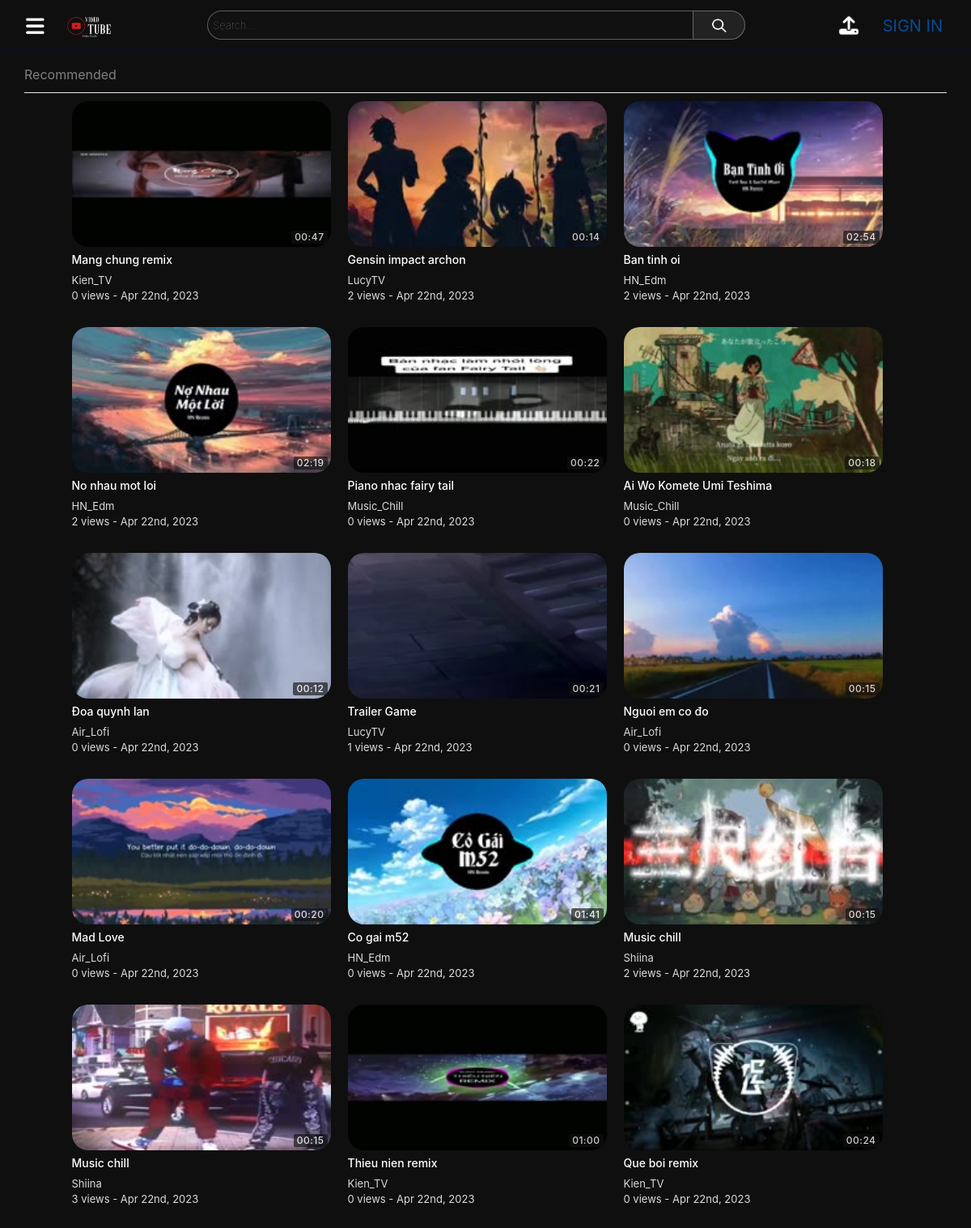
The page / on the database its author committed.
### tables this page shows
CREATE TABLE `videos` (
  `id` int(11) NOT NULL,
  `uploadedBy` varchar(50) NOT NULL,
  `title` varchar(100) NOT NULL,
  `description` varchar(1000) NOT NULL,
  `privacy` int(11) NOT NULL,
  `filePath` varchar(250) NOT NULL,
  `category` int(11) NOT NULL,
  `uploadDate` datetime NOT NULL DEFAULT current_timestamp(),
  `views` int(11) NOT NULL,
  `duration` varchar(10) NOT NULL
);

CREATE TABLE `thumbnails` (
  `id` int(11) NOT NULL,
  `videoId` int(11) NOT NULL,
  `filePath` varchar(250) NOT NULL,
  `selected` int(11) NOT NULL
);

### includes/classes/User.php (called while the page is built, shortened)
<?php
class User {
    private $con, $sqlData;
    public function __construct($con, $username) {
        $this->con = $con;
        $query = $this->con->prepare("SELECT * FROM users WHERE username = :un");
        $query->bindParam(":un", $username);
        $query->execute();
        $this->sqlData = $query->fetch(PDO::FETCH_ASSOC);
    }
    public static function isLoggedIn() {
        return isset($_SESSION["userLoggedIn"]);
    }
    public function getUsername() {
        $this->sqlData["username"] ??= 'default value';
        return $this->sqlData["username"];
    }
}
?>

### includes/classes/Video.php (called while the page is built, shortened)
<?php
class Video {
    private $con, $sqlData, $userLoggedInObj;
    public function __construct($con, $input, $userLoggedInObj) {
        $this->con = $con;
        if(is_array($input)) {
            $this->sqlData = $input;
        }
        else {
            $query = $this->con->prepare("SELECT * FROM videos WHERE id = :id");
            $query->bindParam(":id", $input);
            $query->execute();
            $this->sqlData = $query->fetch(PDO::FETCH_ASSOC);
        }
    }
    public function getId() {
        return $this->sqlData["id"];
    }
    public function getUploadedBy() {
        return $this->sqlData["uploadedBy"];
    }
    public function getTitle() {
        return $this->sqlData["title"];
    }
    public function getTimeStamp() {
        $date = $this->sqlData["uploadDate"];
        return date("M jS, Y", strtotime($date));
    }
    public function getViews() {
        return $this->sqlData["views"];
    }
    public function getDuration() {
        return $this->sqlData["duration"];
    }
    public function getThumbnail() {
        $query = $this->con->prepare("SELECT filePath FROM thumbnails WHERE videoId=:videoId AND selected=1");
        $query->bindParam(":videoId", $videoId);
        $videoId = $this->getId();
        $query->execute();
        return $query->fetchColumn();
    }
}
?>

### includes/classes/VideoGridItem.php (the view)
<?php
class VideoGridItem {
    private $video, $largeMode;
    public function __construct($video, $largeMode) {
        $this->video = $video;
        $this->largeMode = $largeMode;
    }
    public function create() {
        $thumbnail = $this->createThumbnail();
        $details = $this->createDetails();
        $url = "watch.php?id=" . $this->video->getId();
        return "<a href='$url'>
                    <div class='videoGridItem'>
                        $thumbnail
                        $details
                    </div>
                </a>";
    }
    private function createThumbnail() {
        $thumbnail = $this->video->getThumbnail();
        $duration = $this->video->getDuration();
        return "<div class='thumbnail'>
                    <img src='$thumbnail'>
                    <div class='duration'>
                        <span>$duration</span>
                    </div>
                </div>";
    }
    private function createDetails() {
        $title = $this->video->getTitle();
        $username = $this->video->getUploadedBy();
        $views = $this->video->getViews();
        $description = $this->createDescription();
        $timestamp = $this->video->getTimeStamp();
        return "<div class='details'>
                    <h3 class='title'>$title</h3>
                    <span class='username'>$username</span>
                    <div class='stats'>
                        <span class='viewCount'>$views views - </span>
                        <span class='timeStamp'>$timestamp</span>
                    </div>
                    $description
                </div>";
    }
    private function createDescription() {
        if(!$this->largeMode) {
            return "";
        }
        else {
            $description = $this->video->getDescription();
            $description = (strlen($description) > 350) ? substr($description, 0, 347) . "..." : $description;
            return "<span class='description'>$description</span>";
        }
    }
}
?>

### includes/header.php (shortened to what this page needs)
<?php
require_once("includes/config.php");
require_once("includes/classes/ButtonProvider.php");
require_once("includes/classes/User.php");
require_once("includes/classes/Video.php");
require_once("includes/classes/VideoGrid.php");
require_once("includes/classes/VideoGridItem.php");
$usernameLoggedIn = User::isLoggedIn() ? $_SESSION["userLoggedIn"] : "";
$userLoggedInObj = new User($con, $usernameLoggedIn);
?>
<!DOCTYPE html>
<html>
<head>
    <link rel="stylesheet" href="https://maxcdn.bootstrapcdn.com/bootstrap/4.0.0/css/bootstrap.min.css">
    <link rel="stylesheet" type="text/css" href="assets/css/style.css">
</head>
<body>
    <div id="pageContainer">
        <div id="mastHeadContainer">
            <button class="navShowHide">
                <img src="assets/images/icons/menu.png">
            </button>
            <a class="logoContainer" href="index.php">
                <img src="assets/images/icons/VideoTubeLogo.png" title="logo" alt="Site logo">
            </a>
            <div class="searchBarContainer">
                <form action="search.php" method="GET">
                    <input type="text" class="searchBar" name="term" placeholder="Search...">
                    <button class="searchButton">
                        <img src="assets/images/icons/search.png">
                    </button>
                </form>
            </div>
            <div class="rightIcons">
                <a href="upload.php">
                    <img class="upload" src="assets/images/icons/upload.png">
                </a>
                <?php echo ButtonProvider::createUserProfileNavigationButton($con, $userLoggedInObj->getUsername()); ?>
            </div>
        </div>
        <div id="mainSectionContainer">
            <div id="mainContentContainer">

### includes/classes/ButtonProvider.php (shortened to what this page needs)
<?php
class ButtonProvider {
    public static function createUserProfileNavigationButton($con, $username) {
        if(User::isLoggedIn()) {
            return ButtonProvider::createUserProfileButton($con, $username);
        }
        else {
            return "<a href='signIn.php'>
                        <span class='signInLink'>SIGN IN</span>
                    </a>";
        }
    }
}
?>

### index.php (shortened to what this page needs)
<?php require_once("includes/header.php"); ?>
<div class="videoSection">
    <?php
    $videoGrid = new VideoGrid($con, $userLoggedInObj->getUsername());
    echo $videoGrid->create(null, "Recommended", false);
    ?>
</div>
<?php require_once("includes/footer.php"); ?>

### includes/classes/VideoGrid.php (shortened to what this page needs)
<?php
class VideoGrid {
    private $con, $userLoggedInObj;
    private $largeMode = false;
    private $gridClass = "videoGrid";
    public function __construct($con, $userLoggedInObj) {
        $this->con = $con;
        $this->userLoggedInObj = $userLoggedInObj;
    }
    public function create($videos, $title, $showFilter) {
        if($videos == null) {
            $gridItems = $this->generateItems();
        }
        else {
            $gridItems = $this->generateItemsFromVideos($videos);
        }
        $header = "";
        if($title != null) {
            $header = $this->createGridHeader($title, $showFilter);
        }
        return "$header
                <div class='$this->gridClass'>
                    $gridItems
                </div>";
    }
    public function generateItems() {
        $query = $this->con->prepare("SELECT * FROM videos ORDER BY RAND() LIMIT 15");
        $query->execute();
        $elementsHtml = "";
        while($row = $query->fetch(PDO::FETCH_ASSOC)) {
            $video = new Video($this->con, $row, $this->userLoggedInObj);
            $item = new VideoGridItem($video, $this->largeMode);
            $elementsHtml .= $item->create();
        }
        return $elementsHtml;
    }
    public function createGridHeader($title, $showFilter) {
        $filter = "";
        return "<div class='videoGridHeader'>
                        <div class='left'>
                            $title
                        </div>
                        $filter
                    </div>";
    }
}
?>

### includes/footer.php
</div>
</div>
</div>
</body>
</html>

### assets/css/style.css (style rules this page uses)
html, body { height: 100%; padding: 0; margin: 0; }
#pageContainer { width: 100%; height: 100%; background-color: #0f0f0f; }
#mastHeadContainer { width: 100%; height: 63px; position: fixed; top: 0; left: 0; padding: 17px 15px; box-sizing: border-box; border-bottom: 1px solid #030a4f8e; background-color: #0f0f0f; z-index: 1; display: flex; align-items: center; }
#mastHeadContainer button:not(.searchButton), #mastHeadContainer .rightIcons img { display: -webkit-inline-flex; cursor: pointer; width: 57px; height: 38px; padding: 6px; box-sizing: border-box; border: none; background-color: transparent; }
#mastHeadContainer .rightIcons { height: 100%; display: flex; }
#mastHeadContainer .rightIcons .upload { display: flex; width: 50px; height: 29px; padding: 0px 2px 0px 0px; }
#mastHeadContainer button img { width: 100%; }
#mastHeadContainer .logoContainer img { height: 80px; margin-bottom: -11px; display: flex; }
#mainSectionContainer { padding-top: 60px; display: flex; }
#mainContentContainer { padding: 10px 30px; display: flex; flex: 1; background-color: #0f0f0f; box-sizing: border-box; height: 100%; color: grey; }
#mastHeadContainer .searchBarContainer { flex: 1; display: flex; }
#mastHeadContainer .searchBarContainer form { flex: 1; display: flex; justify-content: center; }
#mastHeadContainer .searchBarContainer .searchBar { flex: 1; max-width: 600px; color: #ffff; padding: 3px 6px; font-size: 13px; font-weight: 100; border: 1px solid rgba(205, 215, 241, 0.39); border-top-left-radius: 20px; border-bottom-left-radius: 20px; border-right: none; height: 36px; background-color: #121212c9; }
#mastHeadContainer .searchBarContainer .searchButton { height: 36px; background-color: #222222; border: 1px solid rgba(205, 215, 241, 0.39); border-bottom-right-radius: 20px; border-top-right-radius: 20px; cursor: pointer; width: 65px; }
#mastHeadContainer .searchBarContainer .searchButton img { display: flex; height: 20px; width: 29px; margin: auto; }
.videoGrid { display: flex; flex-wrap: wrap; justify-content: center; }
.videoGridItem { display: flex; flex-direction: column; height: 250px; margin-right: 21px; margin-bottom: 29px; }
.videoGridItem .thumbnail { width: 320px; height: 180px; position: relative; border-radius: 5px; }
.videoGridItem .thumbnail img { width: 100%; height: 100%; border-radius: 20px; }
.videoGridItem .thumbnail .duration { bottom: 0; right: 0; position: absolute; margin: 4px; color: #fff; background-color: rgba(17, 17, 17, 0.8); opacity: 0.8; padding: 2px 4px; border-radius: 2px; letter-spacing: 0.5px; font-size: 12px; font-weight: 500; line-height: 12px; }
.videoGridItem .details { padding-right: 24px; position: relative; cursor: pointer; display: flex; flex-direction: column; width: 210px; }
.videoGridItem .details .title { margin: 8px 0; max-height: 32px; overflow: hidden; font-size: 14px; font-weight: 500; line-height: 16px; color: #ffffff; display: block; -webkit-line-clamp: 2; display: box; display: -webkit-box; -webkit-box-orient: vertical; text-overflow: ellipsis; white-space: normal; }
.videoGridItem .details .username, .videoGridItem .details .stats { color: #ffffffda; font-size: 13px; overflow-x: hidden; text-overflow: ellipsis; white-space: nowrap; }
.videoGridHeader { display: flex; margin: 10px 0; padding-bottom: 10px; border-bottom: 1px solid #e8e8e8; }
.videoGridHeader div { flex: 1; }
.signInLink { margin-right: 20px; color: #044d95; margin-left: 15px; font-size: 20px; display: flex; align-items: center; }

### rows shown on the page
videos: thumbnails.filePath (picture), duration "00:47", title "Mang chung remix", uploadedBy "Kien_TV", views "0", uploadDate "Apr 22nd, 2023"
videos: thumbnails.filePath (picture), duration "00:14", title "Gensin impact archon", uploadedBy "LucyTV", views "2", uploadDate "Apr 22nd, 2023"
videos: thumbnails.filePath (picture), duration "02:54", title "Ban tinh oi", uploadedBy "HN_Edm", views "2", uploadDate "Apr 22nd, 2023"
videos: thumbnails.filePath (picture), duration "02:19", title "No nhau mot loi", uploadedBy "HN_Edm", views "2", uploadDate "Apr 22nd, 2023"
videos: thumbnails.filePath (picture), duration "00:22", title "Piano nhac fairy tail", uploadedBy "Music_Chill", views "0", uploadDate "Apr 22nd, 2023"
videos: thumbnails.filePath (picture), duration "00:18", title "Ai Wo Komete Umi Teshima", uploadedBy "Music_Chill", views "0", uploadDate "Apr 22nd, 2023"
videos: thumbnails.filePath (picture), duration "00:12", title "Đoa quynh lan", uploadedBy "Air_Lofi", views "0", uploadDate "Apr 22nd, 2023"
videos: thumbnails.filePath (picture), duration "00:21", title "Trailer Game", uploadedBy "LucyTV", views "1", uploadDate "Apr 22nd, 2023"
videos: thumbnails.filePath (picture), duration "00:15", title "Nguoi em co đo", uploadedBy "Air_Lofi", views "0", uploadDate "Apr 22nd, 2023"
videos: thumbnails.filePath (picture), duration "00:20", title "Mad Love", uploadedBy "Air_Lofi", views "0", uploadDate "Apr 22nd, 2023"
videos: thumbnails.filePath (picture), duration "01:41", title "Co gai m52", uploadedBy "HN_Edm", views "0", uploadDate "Apr 22nd, 2023"
videos: thumbnails.filePath (picture), duration "00:15", title "Music chill", uploadedBy "Shiina", views "2", uploadDate "Apr 22nd, 2023"
videos: thumbnails.filePath (picture), duration "00:15", title "Music chill", uploadedBy "Shiina", views "3", uploadDate "Apr 22nd, 2023"
videos: thumbnails.filePath (picture), duration "01:00", title "Thieu nien remix", uploadedBy "Kien_TV", views "0", uploadDate "Apr 22nd, 2023"
videos: thumbnails.filePath (picture), duration "00:24", title "Que boi remix", uploadedBy "Kien_TV", views "0", uploadDate "Apr 22nd, 2023"

### other values the page prints
$title "Recommended"
